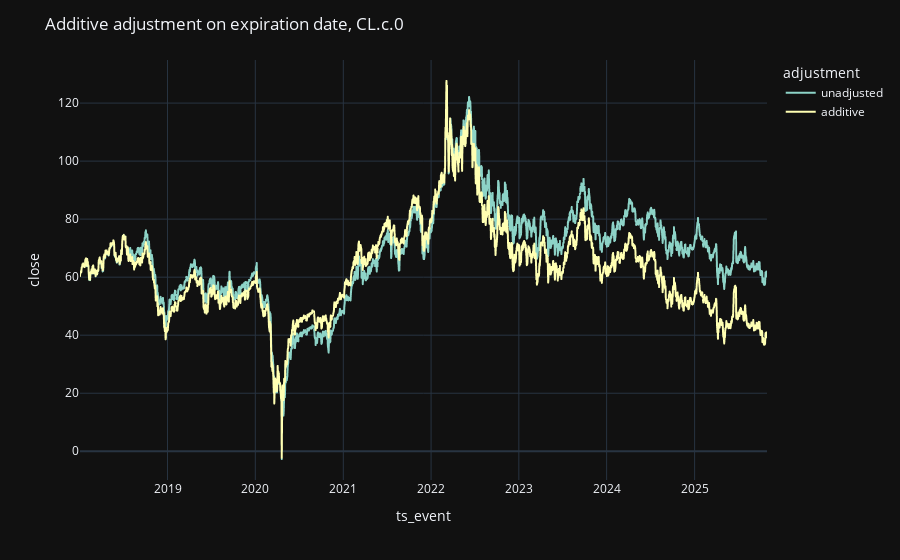

Write notebook code for a chart like this one.
### Code cell
additive_adjusted["adjustment"] = "additive"
plot_df = pd.concat([unadjusted, additive_adjusted], ignore_index=True)
fig = px.line(plot_df, x="ts_event", y="close", color="adjustment")
fig.update_layout(
    title_text=f"Additive adjustment on expiration date, {continuous_symbol}"
)
fig.show()

### Figure 1 — Plotly figure (JSON) as saved in the notebook; plotly's stock layout.template omitted (floating-point values rounded to 4 significant figures; data arrays with more than 128 entries replaced by an {"elided": "..."} marker saying what was removed)
{"data": [{"hovertemplate": "adjustment=unadjusted<br>ts_event=%{x}<br>close=%{y}<extra></extra>", "legendgroup": "unadjusted", "line": {"color": "rgb(141,211,199)", "dash": "solid"}, "marker": {"symbol": "circle"}, "mode": "lines", "name": "unadjusted", "showlegend": true, "type": "scattergl", "x": {"elided": "2434 str values"}, "xaxis": "x", "y": {"elided": "2434 float values"}, "yaxis": "y"}, {"hovertemplate": "adjustment=additive<br>ts_event=%{x}<br>close=%{y}<extra></extra>", "legendgroup": "additive", "line": {"color": "rgb(255,255,179)", "dash": "solid"}, "marker": {"symbol": "circle"}, "mode": "lines", "name": "additive", "showlegend": true, "type": "scattergl", "x": {"elided": "2434 str values"}, "xaxis": "x", "y": {"elided": "2434 float values"}, "yaxis": "y"}], "layout": {"legend": {"title": {"text": "adjustment"}, "tracegroupgap": 0}, "margin": {"t": 60}, "title": {"text": "Additive adjustment on expiration date, CL.c.0"}, "xaxis": {"anchor": "y", "domain": [0.0, 1.0], "title": {"text": "ts_event"}}, "yaxis": {"anchor": "x", "domain": [0.0, 1.0], "title": {"text": "close"}}}}
